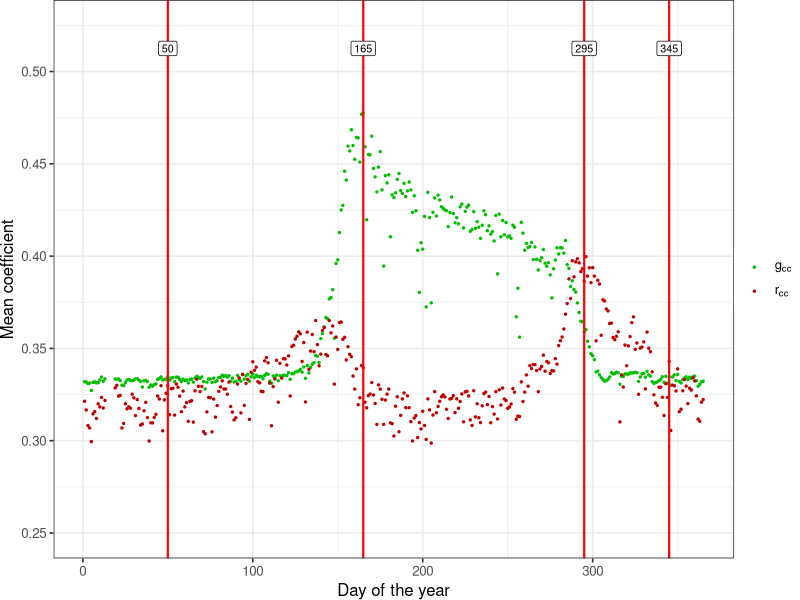
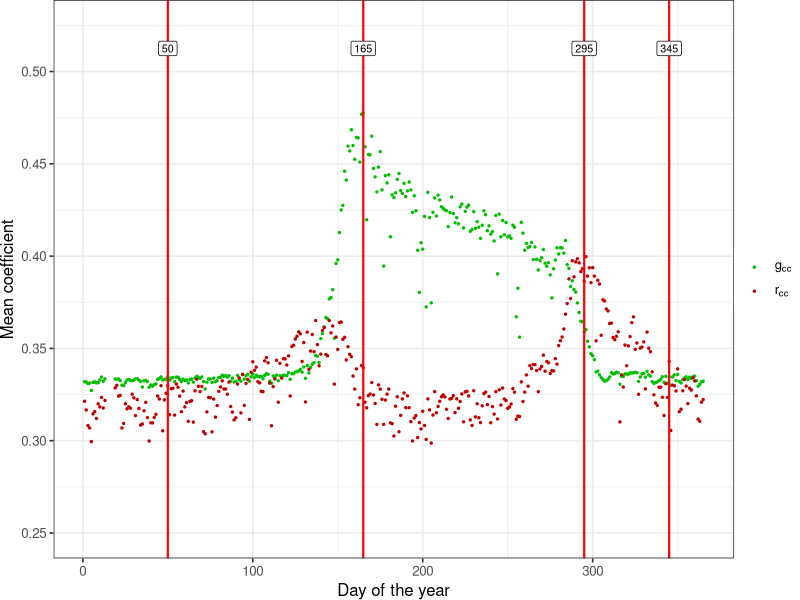

Write the R code that produced these figures, in order.
#!/usr/local/bin/Rscript
library(tidyverse)

add_plot_metadata <- function (data) {
  data %>% 
  mutate(Filename = gsub('.*/', '', Name)) %>%
  mutate(Filename = gsub('.jpg', '', Filename)) %>%
  mutate(Filename = gsub('dc_', '', Filename)) %>%
  separate(Filename, sep='__', into=c('Filename', 'Camera_ID')) %>%
  separate(Filename, sep='_', into=c('Year', 'Day', 'Time', 'Dataset')) %>%
  mutate(Time = gsub('\\+.*', '', Time)) %>%
  mutate(Hour = as.integer(substr(Time, 1, 2))) %>%
  mutate(Minute = as.integer(substr(Time, 3, 4))) %>%
  mutate(Year = as.integer(Year)) %>%
  mutate(Day = as.integer(Day)) %>%
  select(-Time)
}

meanGcc <- read.csv('../../data/tky-2006-mean-gcc.csv');
meanRcc <- read.csv('../../data/tky-2006-mean-rcc.csv') %>% select(MeanRcc)

values <- cbind(meanGcc, meanRcc) %>% as.tibble %>%
  add_plot_metadata

p <- values %>%
  ggplot() +
  geom_point(aes(x = Day, y = MeanGcc, col='Gcc'), size=0.5) +
  geom_point(aes(x = Day, y = MeanRcc, col='Rcc'), size=0.5) + 
  scale_colour_manual(values=c(rgb(0, 0.75, 0),
                               rgb(0.75, 0, 0)),
                      labels=c(expression(g[cc]),
                               expression(r[cc]))
                      ) +
  ylim(0.25, 0.525) +
  xlab('Day of the year') +
  ylab('Mean coefficient') +
  theme_bw(base_size=12) +
  theme(
    plot.margin = unit(c(0,0,0,0), "cm"),
    legend.spacing = unit(0, "mm"),
    legend.justification = "left",
    legend.box.spacing = unit(0, "pt"),
    legend.box.margin = margin(0,0,0,0),
    legend.title = element_blank()
  )

df.redLines <- tribble(~X,50,165,295,345) %>% mutate(Y=1)

p +
    geom_vline(data=df.redLines, aes(xintercept=X), size=0.75, color="red") +
    geom_label(data=df.redLines, aes(x=X, y=0.5125, label = X), size=2.75)

ggsave('tky-2006-mean-gcc-rcc.pdf', width = 8, height = 2.5)
